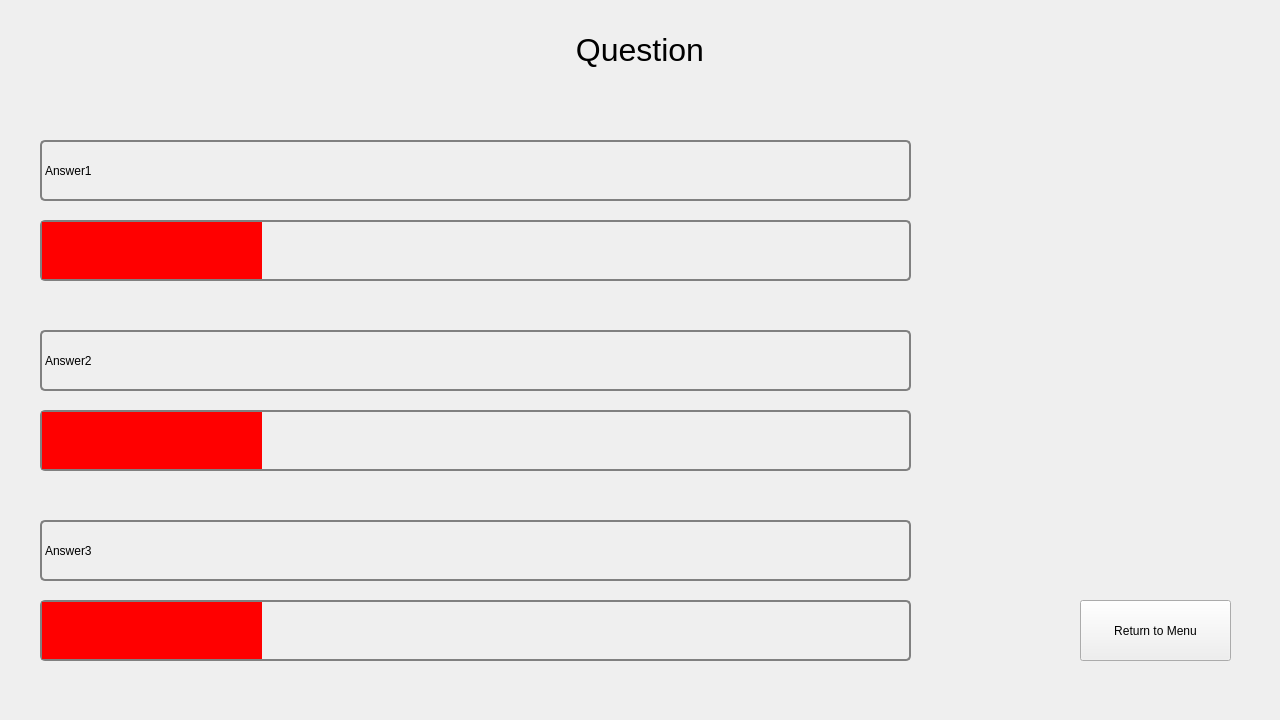
<?xml version="1.0" encoding="UTF-8"?>
<ui version="4.0">
 <class>ResultChild</class>
 <widget class="QMdiSubWindow" name="ResultChild">
  <property name="geometry">
   <rect>
    <x>0</x>
    <y>0</y>
    <width>1280</width>
    <height>720</height>
   </rect>
  </property>
  <property name="sizePolicy">
   <sizepolicy hsizetype="Fixed" vsizetype="Fixed">
    <horstretch>0</horstretch>
    <verstretch>0</verstretch>
   </sizepolicy>
  </property>
  <property name="maximumSize">
   <size>
    <width>1280</width>
    <height>720</height>
   </size>
  </property>
  <property name="windowTitle">
   <string>MainWindow</string>
  </property>
  <widget class="QProgressBar" name="prog1">
   <property name="geometry">
    <rect>
     <x>40</x>
     <y>220</y>
     <width>871</width>
     <height>61</height>
    </rect>
   </property>
   <property name="sizePolicy">
    <sizepolicy hsizetype="Fixed" vsizetype="Fixed">
     <horstretch>0</horstretch>
     <verstretch>0</verstretch>
    </sizepolicy>
   </property>
   <property name="styleSheet">
    <string notr="true">QProgressBar {
     border: 2px solid grey;
     border-radius: 5px;
     background-color: transparent;
 }

 QProgressBar::chunk {
     background-color: #FF0000;
     width: 20px;
 }</string>
   </property>
   <property name="value">
    <number>24</number>
   </property>
   <property name="textVisible">
    <bool>false</bool>
   </property>
  </widget>
  <widget class="QLabel" name="ans1">
   <property name="geometry">
    <rect>
     <x>40</x>
     <y>140</y>
     <width>871</width>
     <height>61</height>
    </rect>
   </property>
   <property name="styleSheet">
    <string notr="true">border: 2px solid grey;
border-radius: 5px;
background-color: transparent;</string>
   </property>
   <property name="text">
    <string>Answer1</string>
   </property>
  </widget>
  <widget class="QProgressBar" name="prog2">
   <property name="geometry">
    <rect>
     <x>40</x>
     <y>410</y>
     <width>871</width>
     <height>61</height>
    </rect>
   </property>
   <property name="sizePolicy">
    <sizepolicy hsizetype="Fixed" vsizetype="Fixed">
     <horstretch>0</horstretch>
     <verstretch>0</verstretch>
    </sizepolicy>
   </property>
   <property name="styleSheet">
    <string notr="true">QProgressBar {
     border: 2px solid grey;
     border-radius: 5px;
     background-color: transparent;
 }

 QProgressBar::chunk {
     background-color: #FF0000;
     width: 20px;
 }</string>
   </property>
   <property name="value">
    <number>24</number>
   </property>
   <property name="textVisible">
    <bool>false</bool>
   </property>
  </widget>
  <widget class="QLabel" name="ans2">
   <property name="geometry">
    <rect>
     <x>40</x>
     <y>330</y>
     <width>871</width>
     <height>61</height>
    </rect>
   </property>
   <property name="styleSheet">
    <string notr="true">border: 2px solid grey;
border-radius: 5px;
background-color: transparent;</string>
   </property>
   <property name="text">
    <string>Answer2</string>
   </property>
  </widget>
  <widget class="QLabel" name="ans3">
   <property name="geometry">
    <rect>
     <x>40</x>
     <y>520</y>
     <width>871</width>
     <height>61</height>
    </rect>
   </property>
   <property name="styleSheet">
    <string notr="true">border: 2px solid grey;
border-radius: 5px;
background-color: transparent;</string>
   </property>
   <property name="text">
    <string>Answer3</string>
   </property>
  </widget>
  <widget class="QProgressBar" name="prog3">
   <property name="geometry">
    <rect>
     <x>40</x>
     <y>600</y>
     <width>871</width>
     <height>61</height>
    </rect>
   </property>
   <property name="sizePolicy">
    <sizepolicy hsizetype="Fixed" vsizetype="Fixed">
     <horstretch>0</horstretch>
     <verstretch>0</verstretch>
    </sizepolicy>
   </property>
   <property name="styleSheet">
    <string notr="true">QProgressBar {
     border: 2px solid grey;
     border-radius: 5px;
     background-color: transparent;
 }

 QProgressBar::chunk {
     background-color: #FF0000;
     width: 20px;
 }</string>
   </property>
   <property name="value">
    <number>24</number>
   </property>
   <property name="textVisible">
    <bool>false</bool>
   </property>
  </widget>
  <widget class="QLabel" name="label">
   <property name="geometry">
    <rect>
     <x>0</x>
     <y>20</y>
     <width>1280</width>
     <height>61</height>
    </rect>
   </property>
   <property name="text">
    <string>&lt;html&gt;&lt;head/&gt;&lt;body&gt;&lt;p align=&quot;center&quot;&gt;&lt;span style=&quot; font-size:24pt;&quot;&gt;Question&lt;/span&gt;&lt;/p&gt;&lt;/body&gt;&lt;/html&gt;</string>
   </property>
  </widget>
  <widget class="QPushButton" name="gotomenu">
   <property name="geometry">
    <rect>
     <x>1080</x>
     <y>600</y>
     <width>151</width>
     <height>61</height>
    </rect>
   </property>
   <property name="text">
    <string>Return to Menu</string>
   </property>
  </widget>
 </widget>
 <customwidgets>
  <customwidget>
   <class>QMdiSubWindow</class>
   <extends>QWidget</extends>
   <header>qmdisubwindow.h</header>
   <container>1</container>
  </customwidget>
 </customwidgets>
 <resources/>
 <connections/>
</ui>
